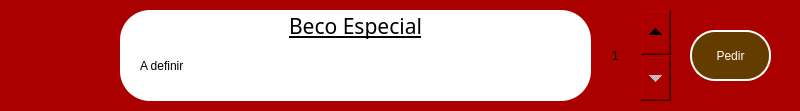
        <widget class="QFrame" name="item4">
         <property name="geometry">
          <rect>
           <x>120</x>
           <y>620</y>
           <width>800</width>
           <height>111</height>
          </rect>
         </property>
         <property name="styleSheet">
          <string notr="true">border-radius: 55px;
background-color: rgb(170, 0, 0);</string>
         </property>
         <property name="frameShape">
          <enum>QFrame::StyledPanel</enum>
         </property>
         <property name="frameShadow">
          <enum>QFrame::Raised</enum>
         </property>
         <widget class="QFrame" name="caixa_disc_14">
          <property name="geometry">
           <rect>
            <x>120</x>
            <y>10</y>
            <width>471</width>
            <height>91</height>
           </rect>
          </property>
          <property name="styleSheet">
           <string notr="true">background-color: rgb(255, 255, 255);
border-radius: 30px</string>
          </property>
          <property name="frameShape">
           <enum>QFrame::StyledPanel</enum>
          </property>
          <property name="frameShadow">
           <enum>QFrame::Raised</enum>
          </property>
          <widget class="QLabel" name="disc_item1_23">
           <property name="geometry">
            <rect>
             <x>30</x>
             <y>0</y>
             <width>411</width>
             <height>31</height>
            </rect>
           </property>
           <property name="font">
            <font>
             <family>GothicE</family>
             <pointsize>16</pointsize>
             <italic>false</italic>
             <bold>false</bold>
             <underline>true</underline>
            </font>
           </property>
           <property name="styleSheet">
            <string notr="true">font: 16pt &quot;GothicE&quot;;
text-decoration: underline;
color: rgb(0, 0, 0);</string>
           </property>
           <property name="text">
            <string>Beco Especial</string>
           </property>
           <property name="textFormat">
            <enum>Qt::AutoText</enum>
           </property>
           <property name="alignment">
            <set>Qt::AlignCenter</set>
           </property>
          </widget>
          <widget class="QLabel" name="disc_item1_24">
           <property name="geometry">
            <rect>
             <x>20</x>
             <y>30</y>
             <width>381</width>
             <height>51</height>
            </rect>
           </property>
           <property name="tabletTracking">
            <bool>false</bool>
           </property>
           <property name="contextMenuPolicy">
            <enum>Qt::ActionsContextMenu</enum>
           </property>
           <property name="styleSheet">
            <string notr="true">color: rgb(0, 0, 0);
font: 10pt &quot;GothicE&quot;;</string>
           </property>
           <property name="text">
            <string>A definir</string>
           </property>
          </widget>
         </widget>
         <widget class="QPushButton" name="pedir_item4">
          <property name="geometry">
           <rect>
            <x>690</x>
            <y>30</y>
            <width>81</width>
            <height>51</height>
           </rect>
          </property>
          <property name="styleSheet">
           <string notr="true">QPushButton {
background-color: rgb(100, 60, 0);
font: 10pt &quot;GothicG&quot;;
border-radius: 25px;
border: 2px solid #ffffff;
color: rgb(255, 255, 255);
}

QPushButton::hover{
	background-color: rgb(80, 60, 0)
}

QPushButton::pressed {
	background-color: rgb(90, 10, 0)
}</string>
          </property>
          <property name="text">
           <string>Pedir</string>
          </property>
         </widget>
         <widget class="QSpinBox" name="spinBox_4">
          <property name="geometry">
           <rect>
            <x>610</x>
            <y>10</y>
            <width>61</width>
            <height>91</height>
           </rect>
          </property>
          <property name="styleSheet">
           <string notr="true">QSpinBox
{
    border: none;

    padding-top: 30px;
    padding-bottom: 30px;

    background-repeat: no-repeat;
    background-position: center;
    background-clip: content;
	font: 12pt &quot;Georgia&quot;;
}

QSpinBox::up-button
{
    min-width: 30px;
    min-height: 30px;
    background-position: top right;

    subcontrol-position: top right; /* position at the top right corner */
    subcontrol-origin: padding;
}

QSpinBox::down-button
{
    min-width: 30px;
    min-height: 30px;

    background-position: bottom right;

    subcontrol-position: bottom  right; /* position at the top right corner */

}

</string>
          </property>
          <property name="minimum">
           <number>1</number>
          </property>
         </widget>
        </widget>
